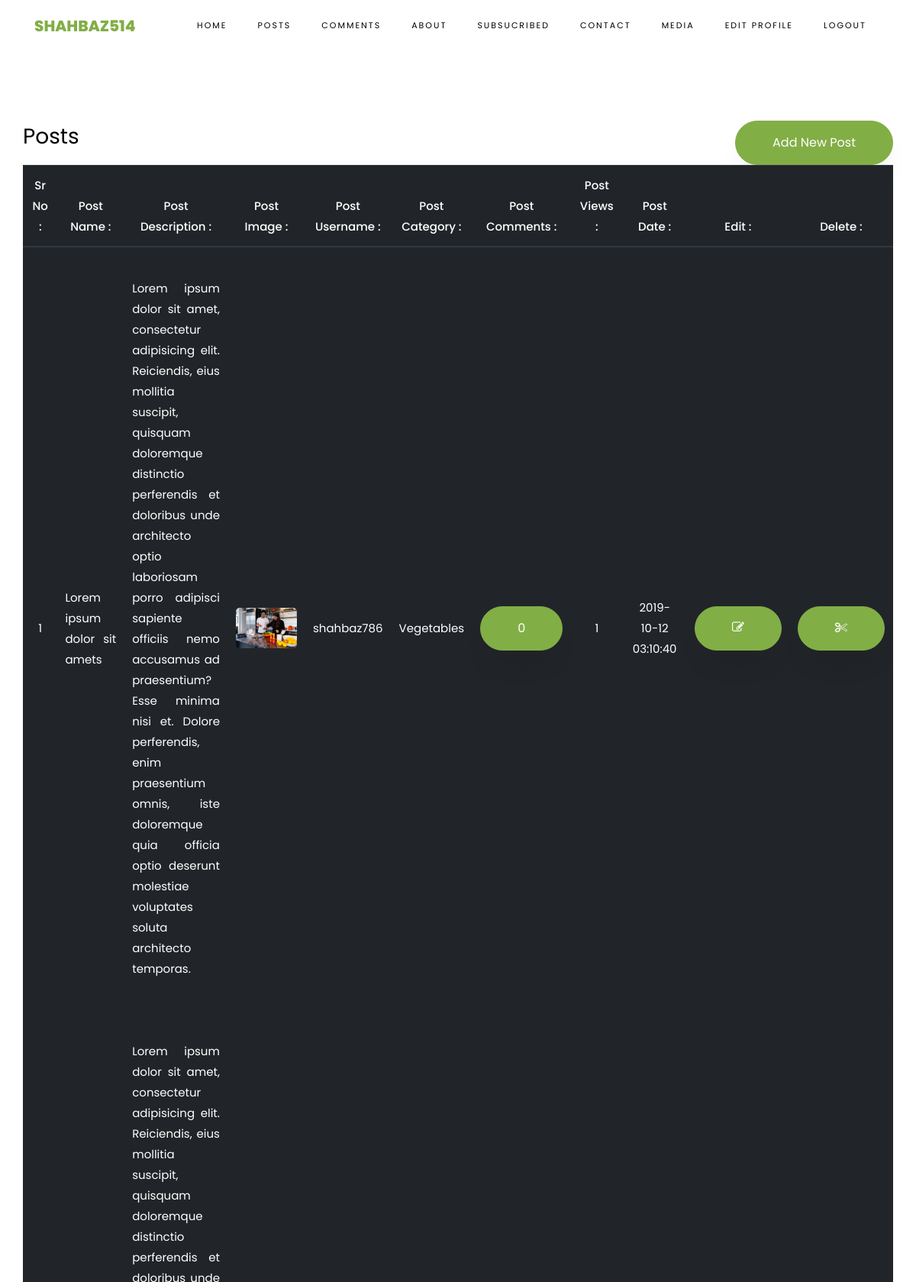
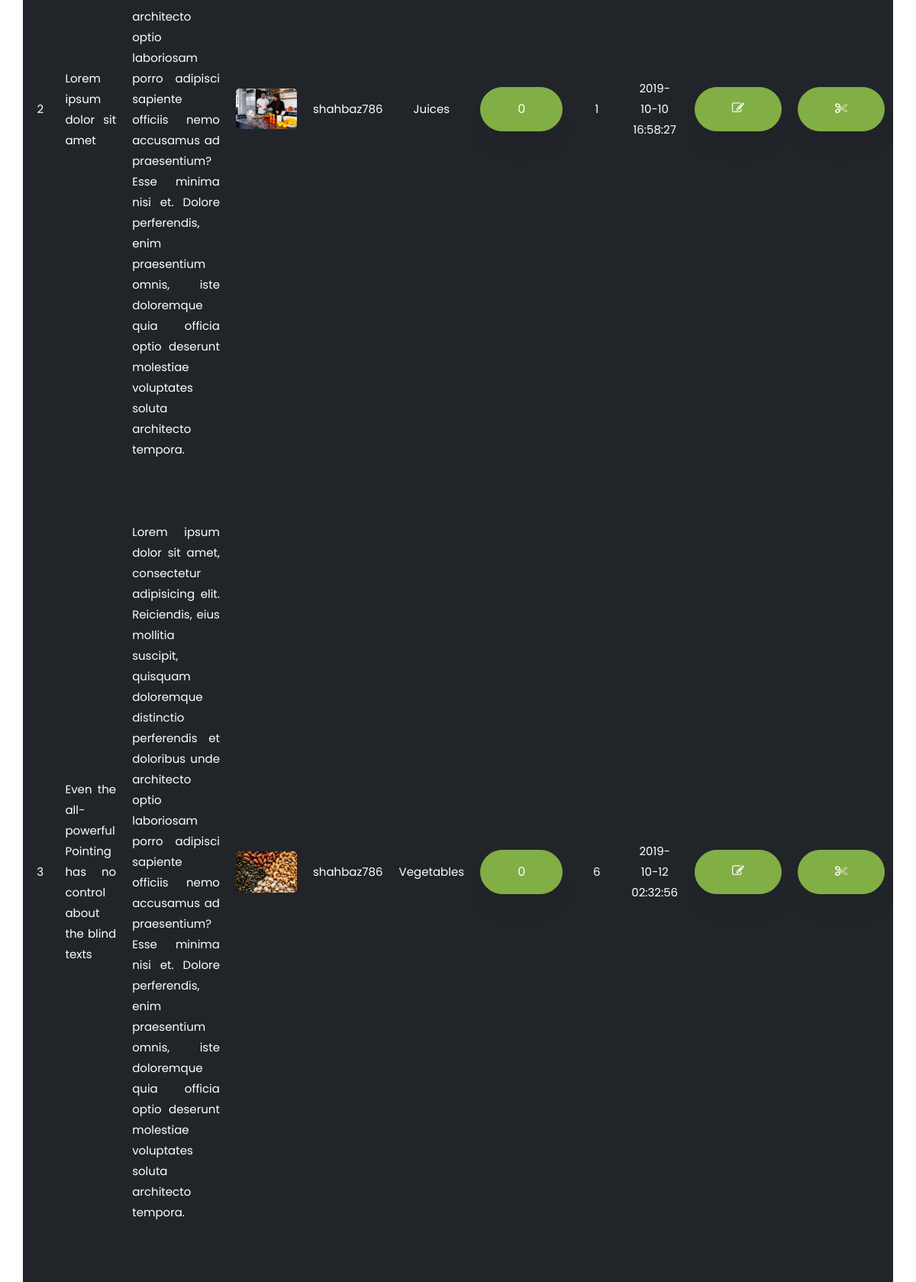
The page /admin/post.php (signed in, upper part) on the database its author committed (2 pictures, top to bottom).
### tables this page shows
CREATE TABLE `blog` (
  `id` int(11) NOT NULL,
  `name` text NOT NULL,
  `b_desc` text NOT NULL,
  `img` text NOT NULL,
  `username` text NOT NULL,
  `category` int(11) NOT NULL,
  `comments` int(11) NOT NULL,
  `views` int(11) NOT NULL,
  `keyworks` text NOT NULL,
  `date` timestamp NOT NULL DEFAULT CURRENT_TIMESTAMP ON UPDATE CURRENT_TIMESTAMP
);

CREATE TABLE `users` (
  `id` int(11) NOT NULL,
  `username` varchar(255) NOT NULL,
  `password` text NOT NULL,
  `u_desc` text NOT NULL,
  `img` text NOT NULL,
  `date` timestamp NOT NULL DEFAULT CURRENT_TIMESTAMP ON UPDATE CURRENT_TIMESTAMP
);

CREATE TABLE `categories` (
  `id` int(11) NOT NULL,
  `name` varchar(255) NOT NULL
);

### admin/post.php (the view, shortened to what this page needs)
<?php
  include '../db/db.php';
  include 'inc/header.php';
?>
    <section class="ftco-section ftco-degree-bg">
      	<div class="container">
        	<div class="row">
            <center>
              <h3>Posts</h3>
            </center>
            <hr><br>
            <center>
              <a class="btn btn-primary py-3 px-5" href="add-post.php">Add New Post</a>
            </center>
        		<table class="table table-hover table-dark">
        			<thead>
        				<th>Sr No : </th>
                <th>Post Name : </th>
                <th>Post Description : </th>
                <th>Post Image : </th>
                <th>Post Username : </th>
                <th>Post Category : </th>
                <th>Post Comments : </th>
                <th>Post Views : </th>
        				<th>Post Date : </th>
                <th>Edit : </th>
        				<th>Delete : </th>
        			</thead>
        			<tbody>
<?php
$i=0;
$get_co = "SELECT * FROM blog ORDER BY id DESC";
$run_co = mysqli_query($db,$get_co);
while ($row_co = mysqli_fetch_array($run_co)) {
$i++;
?>
						<tr>
							<td><?php echo $i; ?></td>
              <td style="text-align: justify !important;"><?php echo $row_co['name']; ?></td>
              <td style="text-align: justify !important;"><?php echo $row_co['b_desc']; ?></td>
              <td>
                <img src="../images/<?php echo $row_co['img']; ?>" style="width: 80px; border-radius: 5px;">
              </td>
              <td style="text-align: justify;">
<?php
$sql_username = "SELECT * FROM users WHERE id = '".$row_co['username']."'";
$run_username = mysqli_query($db,$sql_username);
$row_username = mysqli_fetch_array($run_username);
echo $row_username['username'];
?>
              </td>
              <td style="text-align: justify;">
<?php
$sql_cat = "SELECT * FROM categories WHERE id = '".$row_co['category']."'";
$run_cat = mysqli_query($db,$sql_cat);
$row_cat = mysqli_fetch_array($run_cat);
echo $row_cat['name'];
?>
              </td>
              <td style="text-align: justify;">
                <a class="btn btn-primary py-3 px-5" href="comment.php?post=<?php echo $row_co['id']; ?>">
                  <?php echo $row_co['comments']; ?>
                </a>
              </td>
              <td style="text-align: justify;"><?php echo $row_co['views']; ?></td>
							<td style="text-align: justify;"><?php echo $row_co['date']; ?></td>
              <td>
                <a class="btn btn-primary py-3 px-5" href="edit-post.php?edit=<?php echo $row_co['id']; ?>">
                  <i class="icon-edit"></i>
                </a>
              </td>
              <td>
                <a class="btn btn-primary py-3 px-5" href="post.php?del=<?php echo $row_co['id']; ?>">
                  <i class="icon-cut"></i>
                </a>
              </td>
						</tr>
<?php
}
?>
        			</tbody>
        		</table>
        	</div>
      	</div>
  	</section>
<?php
  include 'inc/footer.php';
?>

### css/icomoon.css (style rules this page uses)
[class^="icon-"], [class*=" icon-"] { font-family: 'icomoon' !important; speak: none; font-style: normal; font-weight: normal; font-variant: normal; text-transform: none; line-height: 1; -webkit-font-smoothing: antialiased; -moz-osx-font-smoothing: grayscale; }
.icon-edit:before { content: "\f044"; }
.icon-cut:before { content: "\f0c4"; }

### rows shown on the page
blog: name "Lorem ipsum dolor sit amets", b_desc "Lorem ipsum dolor sit amet, consectetur adipisicing elit. Reiciendis, eius mollitia suscipit, quisquam doloremque distinctio perferendis et doloribus unde architecto optio laboriosam porro adipisci sapiente officiis nemo accusamus ad praesentium? Esse minima nisi et. Dolore perferendis, enim praesentium omnis, iste doloremque quia officia optio deserunt molestiae voluptates soluta architecto temporas.", img (picture), users.username "shahbaz786", categories.name "Vegetables", comments "0", views "1", date "2019-10-12 03:10:40"
blog: name "Lorem ipsum dolor sit amet", b_desc "Lorem ipsum dolor sit amet, consectetur adipisicing elit. Reiciendis, eius mollitia suscipit, quisquam doloremque distinctio perferendis et doloribus unde architecto optio laboriosam porro adipisci sapiente officiis nemo accusamus ad praesentium? Esse minima nisi et. Dolore perferendis, enim praesentium omnis, iste doloremque quia officia optio deserunt molestiae voluptates soluta architecto tempora.", img (picture), users.username "shahbaz786", categories.name "Juices", comments "0", views "1", date "2019-10-10 16:58:27"
blog: name "Even the all-powerful Pointing has no control about the blind texts", b_desc "Lorem ipsum dolor sit amet, consectetur adipisicing elit. Reiciendis, eius mollitia suscipit, quisquam doloremque distinctio perferendis et doloribus unde architecto optio laboriosam porro adipisci sapiente officiis nemo accusamus ad praesentium? Esse minima nisi et. Dolore perferendis, enim praesentium omnis, iste doloremque quia officia optio deserunt molestiae voluptates soluta architecto tempora.", img (picture), users.username "shahbaz786", categories.name "Vegetables", comments "0", views "6", date "2019-10-12 02:32:56"
